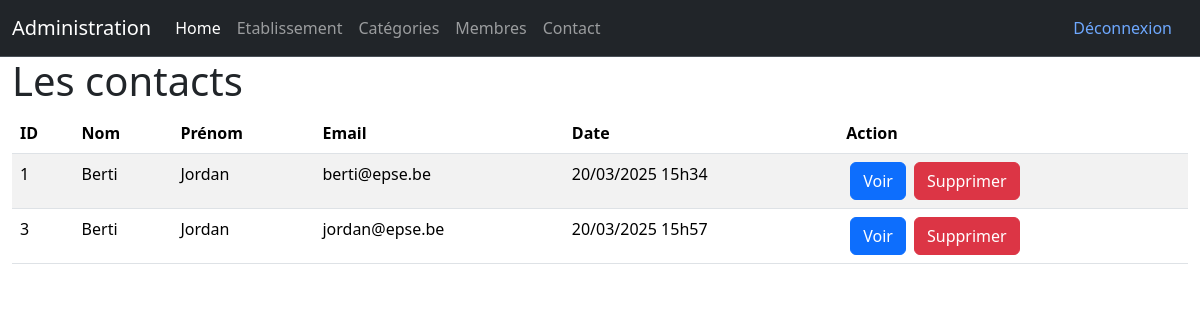
Page /admin/contacts.php (signed in) on the committed database.
### tables this page shows
CREATE TABLE IF NOT EXISTS `contact` (
  `id` int NOT NULL AUTO_INCREMENT,
  `lastname` varchar(60) NOT NULL,
  `firstname` varchar(60) NOT NULL,
  `email` varchar(255) NOT NULL,
  `message` text NOT NULL,
  `date` datetime NOT NULL,
  PRIMARY KEY (`id`)
);

### admin/contacts.php (the view, shortened to what this page needs)
<?php
require "../connexion.php";
?>
<!DOCTYPE html>
<html lang="en">
<head>
    <link href="https://cdn.jsdelivr.net/npm/bootstrap@5.3.3/dist/css/bootstrap.min.css" rel="stylesheet">
</head>
<body>
<?php
include("partials/header.php");
?>
<div class="container-fluid">
    <h1>Les contacts</h1>
    <table class="table table-striped">
        <thead>
        <tr>
            <th>ID</th>
            <th>Nom</th>
            <th>Prénom</th>
            <th>Email</th>
            <th>Date</th>
            <th>Action</th>
        </tr>
        </thead>
        <tbody>
        <?php
        $contacts = $bdd->query("SELECT id, lastname, firstname,email, DATE_FORMAT(date,'%d/%m/%Y %Hh%i') AS mydate FROM contact");
        while($don = $contacts->fetch())
        {
            echo "<tr>";
            echo "<td>".$don['id']."</td>";
            echo "<td>".$don['lastname']."</td>";
            echo "<td>".$don['firstname']."</td>";
            echo "<td>".$don['email']."</td>";
            echo "<td>".$don['mydate']."</td>";
            echo "<td>";
                echo "<a href='showContact.php?id=".$don['id']."' class='btn btn-primary mx-1'>Voir</a>";
                echo "<a href='contacts.php?delete=".$don['id']."' class='btn btn-danger mx-1'>Supprimer</a>";
            echo "</td>";
            echo "</tr>";
        }
        ?>
        </tbody>
    </table>
</div>
</body>
</html>

### rows in the picture
contact: id "1", lastname "Berti", firstname "Jordan", email "berti@epse.be", mydate "20/03/2025 15h34"
contact: id "3", lastname "Berti", firstname "Jordan", email "jordan@epse.be", mydate "20/03/2025 15h57"
